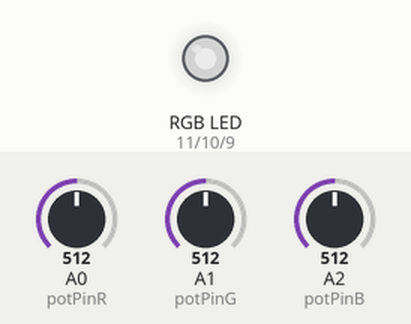
Recording of a sketch running on a simulated Arduino Uno, built with avr-gcc and run on an emulated ATmega328P. Parts: an RGB LED mixed from three pins (HIGH = lit). The test bench sets the inputs (shaded band); at power-on: A0 (potPinR) = 512, A1 (potPinG) = 512, A2 (potPinB) = 512. Dim RGB values are drawn brighter than linear.

Above: at 1.2 s.
1.3 s: A0 (potPinR) set to 716
At 1.9 s:
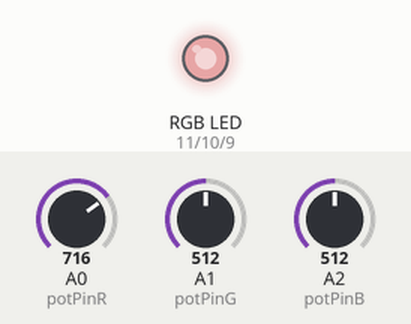
2.8 s: A1 (potPinG) set to 716
At 3.1 s:
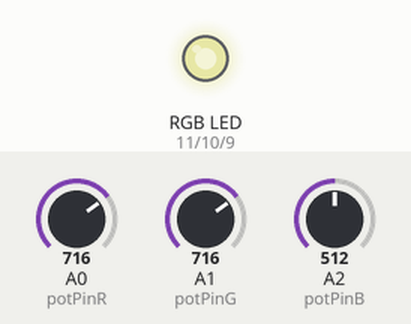
4.3 s: A2 (potPinB) set to 716
At 5.4 s:
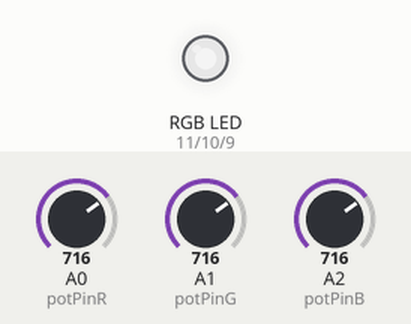
5.8 s: A0 (potPinR) set to 900
At 6.6 s:
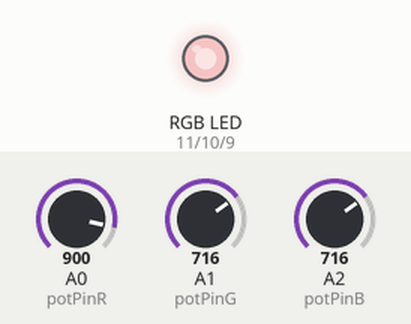
7.3 s: A1 (potPinG) set to 900
At 7.7 s:
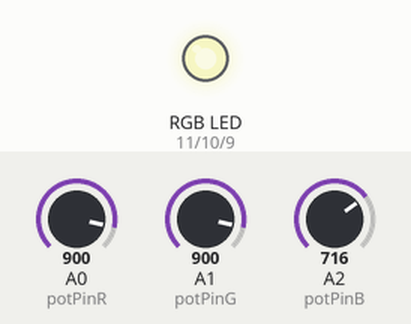
8.8 s: A2 (potPinB) set to 900
At 10.1 s:
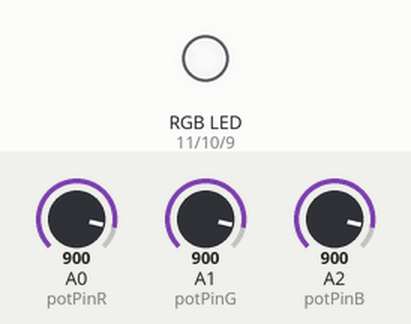
Timing chart, 0 to 11.3 s (numbered marks = the images above; inputs shaded):
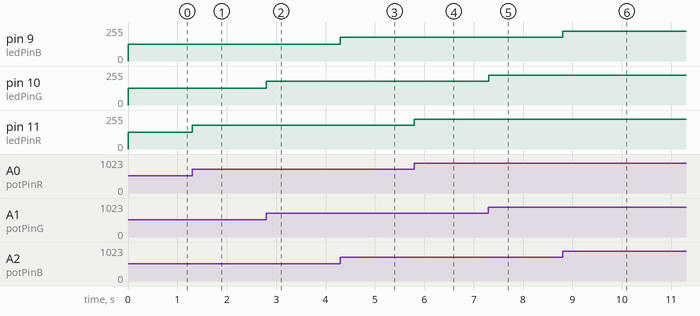

Measured:
- after the input at 1.3 s, pin 11 (ledPinR): 127/255 → 178/255 at once
- after the input at 2.8 s, pin 10 (ledPinG): 127/255 → 178/255 at once
- after the input at 4.3 s, pin 9 (ledPinB): 127/255 → 178/255 at once
- after the input at 5.8 s, pin 11 (ledPinR): 178/255 → 224/255 at once
- after the input at 7.3 s, pin 10 (ledPinG): 178/255 → 224/255 at once
- after the input at 8.8 s, pin 9 (ledPinB): 178/255 → 224/255 at once

The sketch:

lebRGB.ino
```cpp
const int ledPinR = 11;
const int ledPinG = 10;
const int ledPinB = 9;
const int potPinR = A0;
const int potPinG = A1;
const int potPinB = A2;
const int maxAnalogValue = 1023;
const int maxDigitalValue = 255;
int potValueR = 0;
int potValueG = 0;
int potValueB = 0;
int RValue;
int GValue;
int BValue;

void setup() {
  // put your setup code here, to run once:
  pinMode(ledPinR, OUTPUT);
  pinMode(ledPinG, OUTPUT);
  pinMode(ledPinB, OUTPUT);
  pinMode(potPinR, INPUT);
  pinMode(potPinG, INPUT);
  pinMode(potPinB, INPUT);
  Serial.begin(9600);
}

void loop() {
  // put your main code here, to run repeatedly:
  // read potentiometer value
  potValueR = analogRead(potPinR);
  potValueG = analogRead(potPinG);
  potValueB = analogRead(potPinB);
  // map value from (0,1023) to (0,255)
  RValue = map(potValueR,0,maxAnalogValue,0,maxDigitalValue);
  GValue = map(potValueG,0,maxAnalogValue,0,maxDigitalValue);
  BValue = map(potValueB,0,maxAnalogValue,0,maxDigitalValue);
  // send value to LED
  analogWrite(ledPinR, RValue);
  analogWrite(ledPinG, GValue);
  analogWrite(ledPinB, BValue);
}
```
